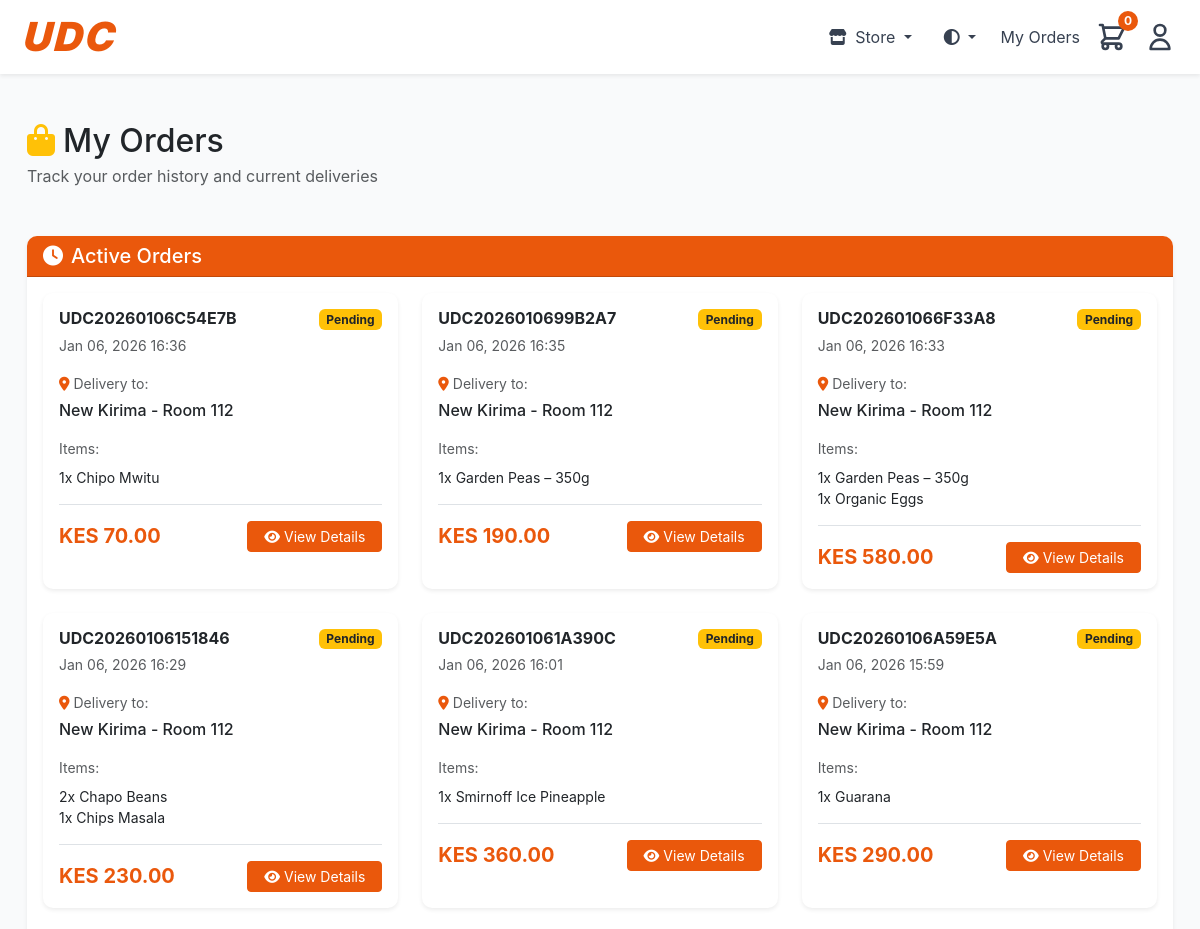
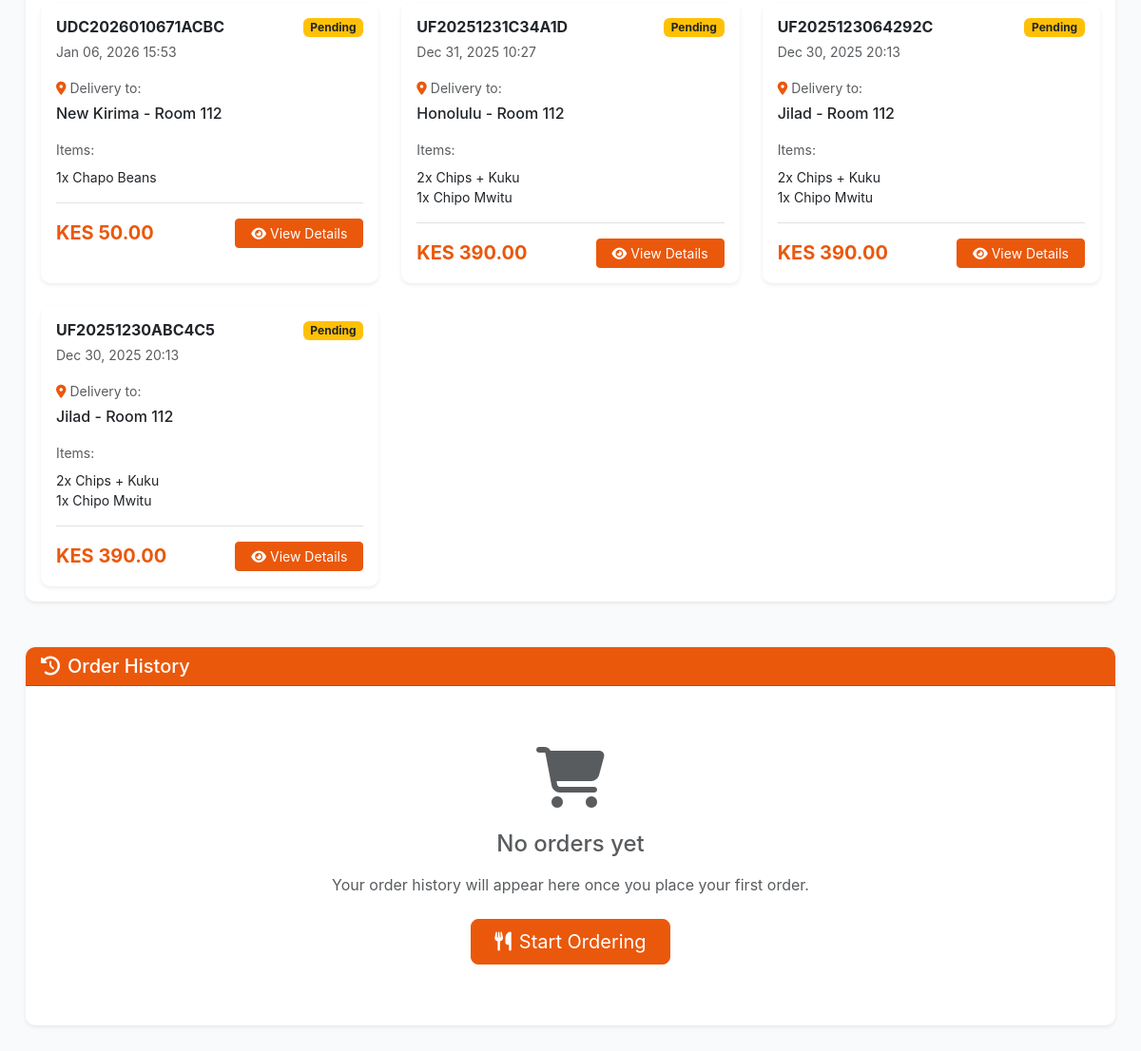
The page /orders/ (signed in) on the database its author committed (2 pictures, top to bottom).
### urbanfoods/models.py (models this page shows, shortened)
class Order(models.Model):
    STATUS_CHOICES = [
        ('payment_pending', 'Payment Pending'),
        ('pending', 'Pending'),
        ('preparing', ' Preparing'),
        ('out_for_delivery', 'Out for Delivery'),
        ('delivered', 'Delivered'),
        ('cancelled', 'Cancelled'),
    ]
    order_number = models.CharField(max_length=20, unique=True, editable=False)
    is_test_order = models.BooleanField(default=False)
    user = models.ForeignKey(User, on_delete=models.CASCADE, related_name='orders')
    status = models.CharField(max_length=20, choices=STATUS_CHOICES, default='pending')
    hostel = models.CharField(max_length=100)
    room_number = models.CharField(max_length=50)
    phone_number = models.CharField(max_length=15)
    delivery_notes = models.TextField(blank=True)
    subtotal = models.DecimalField(max_digits=10, decimal_places=2)
    delivery_fee = models.DecimalField(max_digits=10, decimal_places=2, default=0)
    total = models.DecimalField(max_digits=10, decimal_places=2)
    created_at = models.DateTimeField(auto_now_add=True)
    updated_at = models.DateTimeField(auto_now=True)
    estimated_delivery = models.DateTimeField(null=True, blank=True, default=30)
    delivered_at = models.DateTimeField(null=True, blank=True)
    payment_method = models.CharField(max_length=10, choices=[('mpesa', 'MPESA'), ('till', 'TILL')], default='till')
    payment_status = models.CharField(max_length=20, choices=[
        ('pending', 'Pending'),
        ('processing', 'Processing'),
        ('completed', 'Completed'),
        ('failed', 'Failed'),
        ('cancelled', 'Cancelled')
    ], default='pending')
    payment_type = models.CharField(max_length=20, choices=[
        ('till', 'Till Number'),
        ('paybill', 'Paybill Number')
    ], blank=True, null=True)
    payment_completed_at = models.DateTimeField(null=True, blank=True)
    payment_failure_reason = models.TextField(blank=True, null=True)
    store_type = models.CharField(max_length=10, choices=[
        ('food', 'Food Store'),
        ('liquor', 'Liquor Store'),
        ('grocery', 'Grocery Shop')
    ], default='food')
    mpesa_checkout_request_id = models.CharField(max_length=50, blank=True, null=True)
    mpesa_receipt_number = models.CharField(max_length=20, blank=True, null=True)
    mpesa_transaction_date = models.CharField(max_length=20, blank=True, null=True)
    cancellation_reason = models.TextField(blank=True)
    rating = models.IntegerField(null=True, blank=True, validators=[MinValueValidator(1), MaxValueValidator(5)])
    review = models.TextField(blank=True)
    class Meta:
        ordering = ['-created_at']

class OrderItem(models.Model):
    order = models.ForeignKey(Order, on_delete=models.CASCADE, related_name='items')
    food_item = models.ForeignKey(FoodItem, on_delete=models.PROTECT)
    quantity = models.PositiveIntegerField(validators=[MinValueValidator(1)])
    price_at_order = models.DecimalField(max_digits=10, decimal_places=2)  # Price snapshot

class FoodItem(models.Model):
    STORE_CHOICES = [
        ('food', 'Food Store'),
        ('liquor', 'Liquor Store'),
        ('grocery', 'Grocery Shop'),
    ]
    name = models.CharField(max_length=100)
    description = models.TextField()
    category = models.ForeignKey(FoodCategory, on_delete=models.CASCADE, related_name='items')
    price = models.DecimalField(max_digits=10, decimal_places=2, validators=[MinValueValidator(0)])
    image = models.ImageField(upload_to='food_images/')
    prep_time = models.IntegerField(help_text="Preparation time in minutes", default=15)
    is_available = models.BooleanField(default=True)
    is_featured = models.BooleanField(default=False)
    is_meal_of_day = models.BooleanField(default=False)
    times_ordered = models.IntegerField(default=0)  # for popularity tracking
    store_type = models.CharField(max_length=10, choices=STORE_CHOICES, default='food')
    bottle_size = models.CharField(max_length=20, blank=True, help_text="For liquor items (e.g., 250ml, 500ml, 750ml)")
    created_at = models.DateTimeField(auto_now_add=True)
    updated_at = models.DateTimeField(auto_now=True)
    class Meta:
        ordering = ['-is_featured', '-times_ordered', 'name']

### urbanfoods/views.py (the view)
# urls.py: path('orders/', views.my_orders, name='my_orders'),
@login_required
def my_orders(request):
    orders = Order.objects.filter(user=request.user).prefetch_related('items')
    active_orders = orders.exclude(status__in=['delivered', 'cancelled'])
    order_history = orders.filter(status__in=['delivered', 'cancelled'])
    context = {
        'active_orders': active_orders,
        'order_history': order_history,
    }
    return render(request, 'my_orders.html', context)

### urbanfoods/context_processors.py (called while the page is built)
def store_type(request):
    return {
        'store_type': request.session.get('store_type', 'food')
    }

### urbanfoods/templates/my_orders.html (shortened to what this page needs)
{% extends 'base.html' %}
{% load static %}
{% block content %}
<div class="container-fluid py-4">
    <div class="row mb-4">
        <div class="col-12">
            <div class="d-flex justify-content-between align-items-center mb-4">
                <div>
                    <h1 class="h2 mb-1 text-dark"><i class="fas fa-shopping-bag text-warning me-2"></i>My Orders</h1>
                    <p class="text-muted mb-0">Track your order history and current deliveries</p>
                </div>
            </div>
        </div>
    </div>
    {% if active_orders %}
    <div class="row mb-5">
        <div class="col-12">
            <div class="card shadow-sm border-0">
                <div class="card-header text-white" style="background-color: #ea580c;">
                    <h5 class="mb-0"><i class="fas fa-clock me-2"></i>Active Orders</h5>
                </div>
                <div class="card-body">
                    <div class="row g-4">
                        {% for order in active_orders %}
                        <div class="col-lg-6 col-xl-4">
                            <div class="card h-100 border-0 shadow-sm hover-shadow">
                                <div class="card-body">
                                    <div class="d-flex justify-content-between align-items-start mb-3">
                                        <div>
                                            <h6 class="card-title mb-1 fw-bold">{{ order.order_number }}</h6>
                                            <small class="text-muted">{{ order.created_at|date:"M d, Y H:i" }}</small>
                                        </div>
                                        <span class="badge
                                            {% if order.status == 'pending' %}bg-warning text-dark
                                            {% elif order.status == 'preparing' %}bg-info text-white
                                            {% elif order.status == 'out_for_delivery' %}bg-warning text-dark
                                            {% else %}bg-secondary{% endif %}">
                                            {{ order.get_status_display }}
                                        </span>
                                    </div>
                                    <div class="mb-3">
                                        <p class="text-muted small mb-1"><i class="fas fa-map-marker-alt me-1" style="color: #ea580c;"></i>Delivery to:</p>
                                        <p class="mb-0 fw-medium">{{ order.hostel }} - Room {{ order.room_number }}</p>
                                    </div>
                                    <div class="mb-3">
                                        <p class="text-muted small mb-2">Items:</p>
                                        <div class="small">
                                            {% for item in order.items.all %}
                                            <div class="d-flex justify-content-between">
                                                <span>{{ item.quantity }}x {{ item.food_item.name }}</span>
                                            </div>
                                            {% endfor %}
                                        </div>
                                    </div>
                                    <div class="d-flex justify-content-between align-items-center pt-3 border-top">
                                        <div>
                                            <span class="h5 fw-bold mb-0" style="color: #ea580c;">KES {{ order.total }}</span>
                                        </div>
                                        <a href="{% url 'order_detail' order.order_number %}" class="btn btn-sm px-3 text-white" style="background-color: #ea580c; border-color: #ea580c;">
                                            <i class="fas fa-eye me-1"></i>View Details
                                        </a>
                                    </div>
                                </div>
                            </div>
                        </div>
                        {% endfor %}
                    </div>
                </div>
            </div>
        </div>
    </div>
    {% endif %}
    <div class="row">
        <div class="col-12">
            <div class="card shadow-sm border-0">
                <div class="card-header text-white" style="background-color: #ea580c;">
                    <h5 class="mb-0"><i class="fas fa-history me-2"></i>Order History</h5>
                </div>
                <div class="card-body">
                    {% if order_history %}
                    <div class="table-responsive">
                        <table class="table table-hover mb-0">
                            <thead class="table-light">
                                <tr>
                                    <th class="border-0 fw-semibold">Order #</th>
                                    <th class="border-0 fw-semibold">Date</th>
                                    <th class="border-0 fw-semibold">Status</th>
                                    <th class="border-0 fw-semibold">Total</th>
                                    <th class="border-0 fw-semibold">Actions</th>
                                </tr>
                            </thead>
                            <tbody>
                                {% for order in order_history %}
                                <tr class="align-middle">
                                    <td class="fw-medium">{{ order.order_number }}</td>
                                    <td class="text-muted">{{ order.created_at|date:"M d, Y" }}</td>
                                    <td>
                                        <span class="badge
                                            {% if order.status == 'delivered' %}bg-success
                                            {% elif order.status == 'cancelled' %}bg-danger
                                            {% else %}bg-secondary{% endif %}">
                                            {{ order.get_status_display }}
                                        </span>
                                    </td>
                                    <td class="fw-bold" style="color: #ea580c;">KES {{ order.total }}</td>
                                    <td>
                                        <a href="{% url 'order_detail' order.order_number %}" class="btn btn-outline-primary btn-sm">
                                            <i class="fas fa-eye me-1"></i>View
                                        </a>
                                    </td>
                                </tr>
                                {% endfor %}
                            </tbody>
                        </table>
                    </div>
                    {% else %}
                    <div class="text-center py-5">
                        <div class="mb-4">
                            <i class="fas fa-shopping-cart fa-4x text-muted"></i>
                        </div>
                        <h4 class="text-muted mb-3">No orders yet</h4>
                        <p class="text-muted mb-4">Your order history will appear here once you place your first order.</p>
                        <a href="{% url 'homepage' %}" class="btn btn-lg px-4 text-white" style="background-color: #ea580c; border-color: #ea580c;">
                            <i class="fas fa-utensils me-2"></i>Start Ordering
                        </a>
                    </div>
                    {% endif %}
                </div>
            </div>
        </div>
    </div>
</div>
{% endblock %}

### static/styles.css (style rules this page uses)
body { font-family: 'Segoe UI', Tahoma, Geneva, Verdana, sans-serif; background-color: #f8f9fa; transition: background-color 0.3s ease, color 0.3s ease; }
.card { border: none; border-radius: 10px; box-shadow: 0 2px 10px rgba(0,0,0,0.1); transition: transform 0.2s; }
.card-header { background-color: #28a745; color: white; border-radius: 10px 10px 0 0 !important; }
.badge { font-size: 0.75em; }
.shadow-sm { box-shadow: 0 0.125rem 0.25rem rgba(0, 0, 0, 0.075) !important; }

### urbanfoods/templates/base.html (style rules this page uses)
:root { --bs-primary: #ea580c; --bs-primary-rgb: 234, 88, 12; }
body { background-color: #f9fafb; font-family: -apple-system, BlinkMacSystemFont, 'Segoe UI', Roboto, 'Helvetica Neue', Arial, sans-serif; }

### urbanfoods/templates/my_orders.html (style rules this page uses)
.hover-shadow { transition: box-shadow 0.3s ease; }

### rows shown on the page
Order: order_number "UDC20260106C54E7B", created_at "Jan 06, 2026 16:36", status "Pending", hostel "New Kirima", room_number "112", total "70.00"
OrderItem: quantity "1", food_item.name "Chipo Mwitu"
Order: order_number "UDC2026010699B2A7", created_at "Jan 06, 2026 16:35", status "Pending", hostel "New Kirima", room_number "112", total "190.00"
OrderItem: quantity "1", food_item.name "Garden Peas – 350g"
Order: order_number "UDC202601066F33A8", created_at "Jan 06, 2026 16:33", status "Pending", hostel "New Kirima", room_number "112", total "580.00"
OrderItem: quantity "1", food_item.name "Garden Peas – 350g"
OrderItem: quantity "1", food_item.name "Organic Eggs"
Order: order_number "UDC20260106151846", created_at "Jan 06, 2026 16:29", status "Pending", hostel "New Kirima", room_number "112", total "230.00"
OrderItem: quantity "2", food_item.name "Chapo Beans"
OrderItem: quantity "1", food_item.name "Chips Masala"
Order: order_number "UDC202601061A390C", created_at "Jan 06, 2026 16:01", status "Pending", hostel "New Kirima", room_number "112", total "360.00"
OrderItem: quantity "1", food_item.name "Smirnoff Ice Pineapple"
Order: order_number "UDC20260106A59E5A", created_at "Jan 06, 2026 15:59", status "Pending", hostel "New Kirima", room_number "112", total "290.00"
OrderItem: quantity "1", food_item.name "Guarana"
Order: order_number "UDC2026010671ACBC", created_at "Jan 06, 2026 15:53", status "Pending", hostel "New Kirima", room_number "112", total "50.00"
OrderItem: quantity "1", food_item.name "Chapo Beans"
Order: order_number "UF20251231C34A1D", created_at "Dec 31, 2025 10:27", status "Pending", hostel "Honolulu", room_number "112", total "390.00"
OrderItem: quantity "2", food_item.name "Chips + Kuku"
OrderItem: quantity "1", food_item.name "Chipo Mwitu"
Order: order_number "UF2025123064292C", created_at "Dec 30, 2025 20:13", status "Pending", hostel "Jilad", room_number "112", total "390.00"
OrderItem: quantity "2", food_item.name "Chips + Kuku"
OrderItem: quantity "1", food_item.name "Chipo Mwitu"
Order: order_number "UF20251230ABC4C5", created_at "Dec 30, 2025 20:13", status "Pending", hostel "Jilad", room_number "112", total "390.00"
OrderItem: quantity "2", food_item.name "Chips + Kuku"
OrderItem: quantity "1", food_item.name "Chipo Mwitu"
